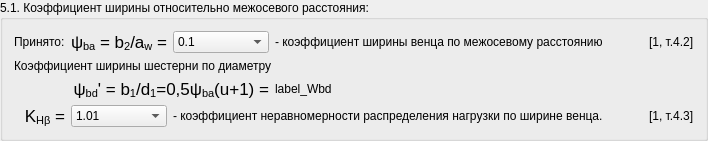
        <widget class="QGroupBox" name="groupBox_45">
         <property name="title">
          <string>5.1. Коэффициент ширины относительно межосевого расстояния:</string>
         </property>
         <layout class="QGridLayout" name="gridLayout_103">
          <item row="0" column="0">
           <widget class="QLabel" name="label_371">
            <property name="text">
             <string>Принято:</string>
            </property>
           </widget>
          </item>
          <item row="0" column="1">
           <widget class="QLabel" name="label_372">
            <property name="text">
             <string>&lt;!DOCTYPE HTML PUBLIC &quot;-//W3C//DTD HTML 4.0//EN&quot; &quot;http://www.w3.org/TR/REC-html40/strict.dtd&quot;&gt;
&lt;html&gt;&lt;head&gt;&lt;meta name=&quot;qrichtext&quot; content=&quot;1&quot; /&gt;&lt;style type=&quot;text/css&quot;&gt;
p, li { white-space: pre-wrap; }
&lt;/style&gt;&lt;/head&gt;&lt;body style=&quot; font-family:'Lucida Grande'; font-size:13pt; font-weight:400; font-style:normal;&quot;&gt;
&lt;p align=&quot;right&quot; style=&quot; margin-top:0px; margin-bottom:0px; margin-left:0px; margin-right:0px; -qt-block-indent:0; text-indent:0px;&quot;&gt;ψ&lt;span style=&quot; vertical-align:sub;&quot;&gt;ba&lt;/span&gt; = b&lt;span style=&quot; vertical-align:sub;&quot;&gt;2&lt;/span&gt;/a&lt;span style=&quot; vertical-align:sub;&quot;&gt;w&lt;/span&gt; =&lt;/p&gt;&lt;/body&gt;&lt;/html&gt;</string>
            </property>
           </widget>
          </item>
          <item row="0" column="2">
           <widget class="QComboBox" name="comboBox_Psiba_3">
            <item>
             <property name="text">
              <string>0.1</string>
             </property>
            </item>
            <item>
             <property name="text">
              <string>0.125</string>
             </property>
            </item>
            <item>
             <property name="text">
              <string>0.16</string>
             </property>
            </item>
            <item>
             <property name="text">
              <string>0.2</string>
             </property>
            </item>
            <item>
             <property name="text">
              <string>0.25</string>
             </property>
            </item>
            <item>
             <property name="text">
              <string>0.315</string>
             </property>
            </item>
            <item>
             <property name="text">
              <string>0.4</string>
             </property>
            </item>
            <item>
             <property name="text">
              <string>0.5</string>
             </property>
            </item>
            <item>
             <property name="text">
              <string>0.8</string>
             </property>
            </item>
            <item>
             <property name="text">
              <string>1.0</string>
             </property>
            </item>
            <item>
             <property name="text">
              <string>1.25</string>
             </property>
            </item>
           </widget>
          </item>
          <item row="0" column="3">
           <widget class="QLabel" name="label_373">
            <property name="text">
             <string>- коэффициент ширины венца по межосевому расстоянию</string>
            </property>
           </widget>
          </item>
          <item row="0" column="4">
           <spacer name="horizontalSpacer_105">
            <property name="orientation">
             <enum>Qt::Horizontal</enum>
            </property>
            <property name="sizeHint" stdset="0">
             <size>
              <width>40</width>
              <height>20</height>
             </size>
            </property>
           </spacer>
          </item>
          <item row="0" column="5">
           <widget class="QLabel" name="label_435">
            <property name="text">
             <string>[1, т.4.2]</string>
            </property>
           </widget>
          </item>
          <item row="1" column="0" colspan="4">
           <widget class="QLabel" name="label_437">
            <property name="text">
             <string>Коэффициент ширины шестерни по диаметру</string>
            </property>
           </widget>
          </item>
          <item row="2" column="0" colspan="3">
           <widget class="QLabel" name="label_439">
            <property name="text">
             <string>&lt;!DOCTYPE HTML PUBLIC &quot;-//W3C//DTD HTML 4.0//EN&quot; &quot;http://www.w3.org/TR/REC-html40/strict.dtd&quot;&gt;
&lt;html&gt;&lt;head&gt;&lt;meta name=&quot;qrichtext&quot; content=&quot;1&quot; /&gt;&lt;style type=&quot;text/css&quot;&gt;
p, li { white-space: pre-wrap; }
&lt;/style&gt;&lt;/head&gt;&lt;body style=&quot; font-family:'Lucida Grande'; font-size:13pt; font-weight:400; font-style:normal;&quot;&gt;
&lt;p align=&quot;right&quot; style=&quot; margin-top:0px; margin-bottom:0px; margin-left:0px; margin-right:0px; -qt-block-indent:0; text-indent:0px;&quot;&gt;ψ&lt;span style=&quot; vertical-align:sub;&quot;&gt;bd&lt;/span&gt;' = b&lt;span style=&quot; vertical-align:sub;&quot;&gt;1&lt;/span&gt;/d&lt;span style=&quot; vertical-align:sub;&quot;&gt;1&lt;/span&gt;=0,5ψ&lt;span style=&quot; vertical-align:sub;&quot;&gt;ba&lt;/span&gt;(u+1) =&lt;/p&gt;&lt;/body&gt;&lt;/html&gt;</string>
            </property>
           </widget>
          </item>
          <item row="2" column="3">
           <widget class="QLabel" name="label_Wbd_2">
            <property name="text">
             <string>label_Wbd</string>
            </property>
           </widget>
          </item>
          <item row="3" column="0">
           <widget class="QLabel" name="label_440">
            <property name="text">
             <string>&lt;!DOCTYPE HTML PUBLIC &quot;-//W3C//DTD HTML 4.0//EN&quot; &quot;http://www.w3.org/TR/REC-html40/strict.dtd&quot;&gt;
&lt;html&gt;&lt;head&gt;&lt;meta name=&quot;qrichtext&quot; content=&quot;1&quot; /&gt;&lt;style type=&quot;text/css&quot;&gt;
p, li { white-space: pre-wrap; }
&lt;/style&gt;&lt;/head&gt;&lt;body style=&quot; font-family:'Lucida Grande'; font-size:13pt; font-weight:400; font-style:normal;&quot;&gt;
&lt;p align=&quot;right&quot; style=&quot; margin-top:0px; margin-bottom:0px; margin-left:0px; margin-right:0px; -qt-block-indent:0; text-indent:0px;&quot;&gt;K&lt;span style=&quot; vertical-align:sub;&quot;&gt;Hβ&lt;/span&gt; =&lt;/p&gt;&lt;/body&gt;&lt;/html&gt;</string>
            </property>
           </widget>
          </item>
          <item row="3" column="1">
           <widget class="QComboBox" name="comboBox_Khbeta_2">
            <item>
             <property name="text">
              <string>1.01</string>
             </property>
            </item>
            <item>
             <property name="text">
              <string>1.02</string>
             </property>
            </item>
            <item>
             <property name="text">
              <string>1.03</string>
             </property>
            </item>
            <item>
             <property name="text">
              <string>1.04</string>
             </property>
            </item>
            <item>
             <property name="text">
              <string>1.05</string>
             </property>
            </item>
            <item>
             <property name="text">
              <string>1.07</string>
             </property>
            </item>
            <item>
             <property name="text">
              <string>1.12</string>
             </property>
            </item>
            <item>
             <property name="text">
              <string>1.17</string>
             </property>
            </item>
           </widget>
          </item>
          <item row="3" column="2" colspan="2">
           <widget class="QLabel" name="label_527">
            <property name="text">
             <string>- коэффициент неравномерности распределения нагрузки по ширине венца.</string>
            </property>
           </widget>
          </item>
          <item row="3" column="5">
           <widget class="QLabel" name="label_537">
            <property name="text">
             <string>[1, т.4.3]</string>
            </property>
           </widget>
          </item>
         </layout>
        </widget>
